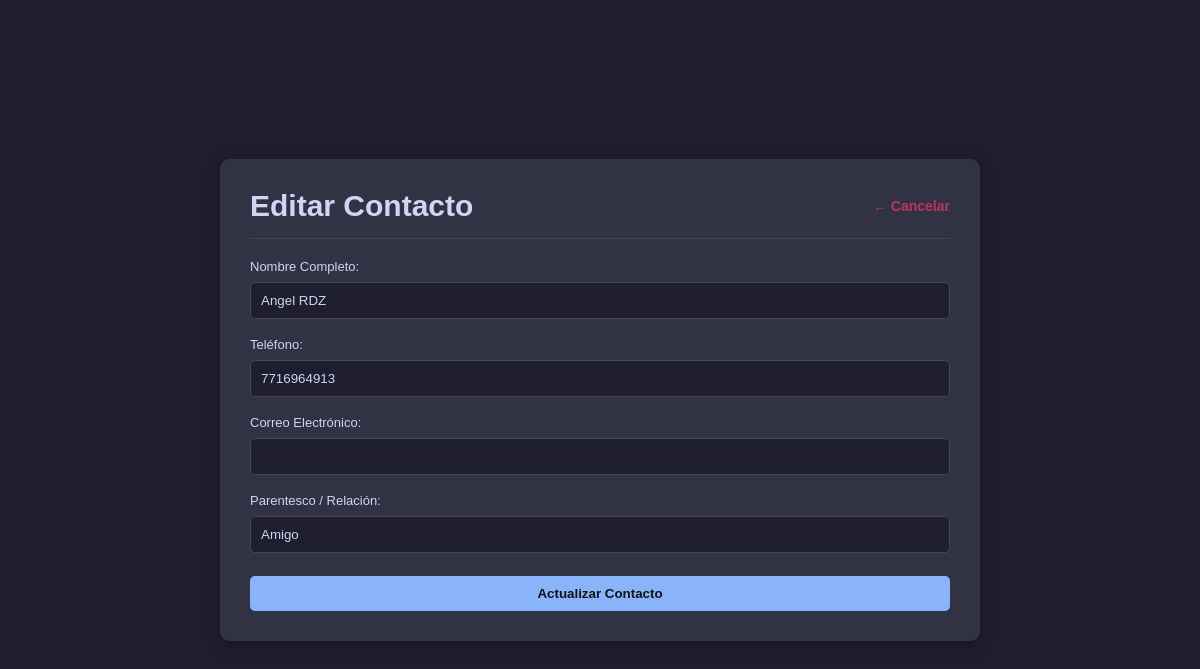
The app's page /editar_contacto/6 (signed in) with its own data.
### tables this page shows
CREATE TABLE contactos (
            id INTEGER PRIMARY KEY AUTOINCREMENT,
            usuario_id INTEGER NOT NULL,
            nombre TEXT NOT NULL,
            telefono TEXT,
            correo TEXT,
            categoria TEXT DEFAULT 'General',
            FOREIGN KEY (usuario_id) REFERENCES usuarios(id) ON DELETE CASCADE
        );

### main.py (the view, shortened to what this page needs)
@app.route("/editar_contacto/<int:contacto_id>", methods=["GET", "POST"])
@login_requerido
def editar_contacto(contacto_id):
    usuario_id = session["usuario_id"]
    contacto = obtener_contacto_por_id(contacto_id, usuario_id)
    if not contacto:
        flash("El contacto solicitado no existe.", "error")
        return redirect(url_for("vista_agenda"))
    return render_template("editar.html", contacto=contacto)

### base_datos/conexion_db.py (called while the page is built)
def conectar():
    conexion = sqlite3.connect("agenda.db")
    conexion.execute("PRAGMA foreign_keys = ON")
    return conexion

### base_datos/consultas.py (called while the page is built)
def obtener_contacto_por_id(contacto_id, usuario_id):
    conexion = conectar()
    cursor = conexion.cursor()
    cursor.execute(
        "SELECT id, nombre, telefono, correo, categoria FROM contactos WHERE id = ? AND usuario_id = ?",
        (contacto_id, usuario_id),
    )
    contacto = cursor.fetchone()
    conexion.close()
    return contacto

### main.py (called while the page is built)
def login_requerido(funcion_vista):
    @wraps(funcion_vista)
    def envoltura(*args, **kwargs):
        if "usuario_id" not in session:
            return redirect(url_for("vista_login"))
        return funcion_vista(*args, **kwargs)
    return envoltura

@app.after_request
def evitar_cache_rutas_privadas(response):
    if "usuario_id" in session:
        response.headers["Cache-Control"] = "no-store, no-cache, must-revalidate, max-age=0"
        response.headers["Pragma"] = "no-cache"
        response.headers["Expires"] = "0"
    return response

### templates/editar.html (shortened to what this page needs)
<!DOCTYPE html>
<html lang="es">
<head>
    <link rel="stylesheet" href="{{ url_for('static', filename='style.css') }}">
</head>
<body>
    <div class="contenedor-agenda">
        <header class="encabezado-agenda">
            <h1>Editar Contacto</h1>
            <a href="{{ url_for('vista_agenda') }}" class="boton-cerrar">← Cancelar</a>
        </header>
        <form action="{{ url_for('editar_contacto', contacto_id=contacto[0]) }}" method="POST">
            <label>Nombre Completo:</label>
            <input
                type="text"
                name="nombre_contacto"
                value="{{ contacto[1] }}"
                required>
            <label>Teléfono:</label>
            <input
                type="tel"
                name="telefono"
                value="{{ contacto[2] }}"
                required>
            <label>Correo Electrónico:</label>
            <input
                type="email"
                name="correo_contacto"
                value="{{ contacto[3] if contacto[3] else '' }}">
            <label>Parentesco / Relación:</label>
            <input
                type="text"
                name="relacion"
                value="{{ contacto[4] if contacto[4] else '' }}">
            <button type="submit">Actualizar Contacto</button>
        </form>
    </div>
</body>
</html>

### static/style.css (style rules this page uses)
:root { --bg-principal: #1e1e2e; --bg-tarjeta: #313244; --borde-sutil: #45445a; --texto-principal: #cdd6f4; --texto-secundario: #a6adc8; --texto-oscuro: #11111b; --acento-primario: #89b4fa; --acento-hover: #b4befe; --peligro: #f38ba8; --exito: #a6e3a1; --cerrar-sesion: #b9375c; }
body { font-family: Arial, sans-serif; background-color: var(--bg-principal); color: var(--texto-principal); display: flex; justify-content: center; align-items: center; min-height: 100vh; margin: 0; }
input { width: 100%; padding: 10px; margin: 8px 0; box-sizing: border-box; border: 1px solid var(--borde-sutil); border-radius: 5px; background-color: var(--bg-principal); color: var(--texto-principal); }
button { width: 100%; padding: 10px; margin-top: 15px; background-color: var(--acento-primario); color: var(--texto-oscuro); border: none; border-radius: 5px; font-weight: bold; cursor: pointer; transition: background-color 0.2s ease; }
.contenedor-agenda { background-color: var(--bg-tarjeta); padding: 30px; border-radius: 10px; box-shadow: 0 4px 15px rgba(0, 0, 0, 0.3); width: 90%; max-width: 700px; margin: 20px auto; }
.encabezado-agenda { display: flex; justify-content: space-between; align-items: center; border-bottom: 1px solid var(--borde-sutil); padding-bottom: 15px; margin-bottom: 20px; }
.encabezado-agenda h1 { font-size: 30px; margin: 0; }
.boton-cerrar { color: var(--cerrar-sesion); text-decoration: none; font-size: 14px; font-weight: bold; }
label { display: block; color: var(--texto-principal); font-size: 13px; margin-top: 10px; }

### records on screen
contactos: nombre_contacto "Angel RDZ", telefono "7716964913", relacion "Amigo"
